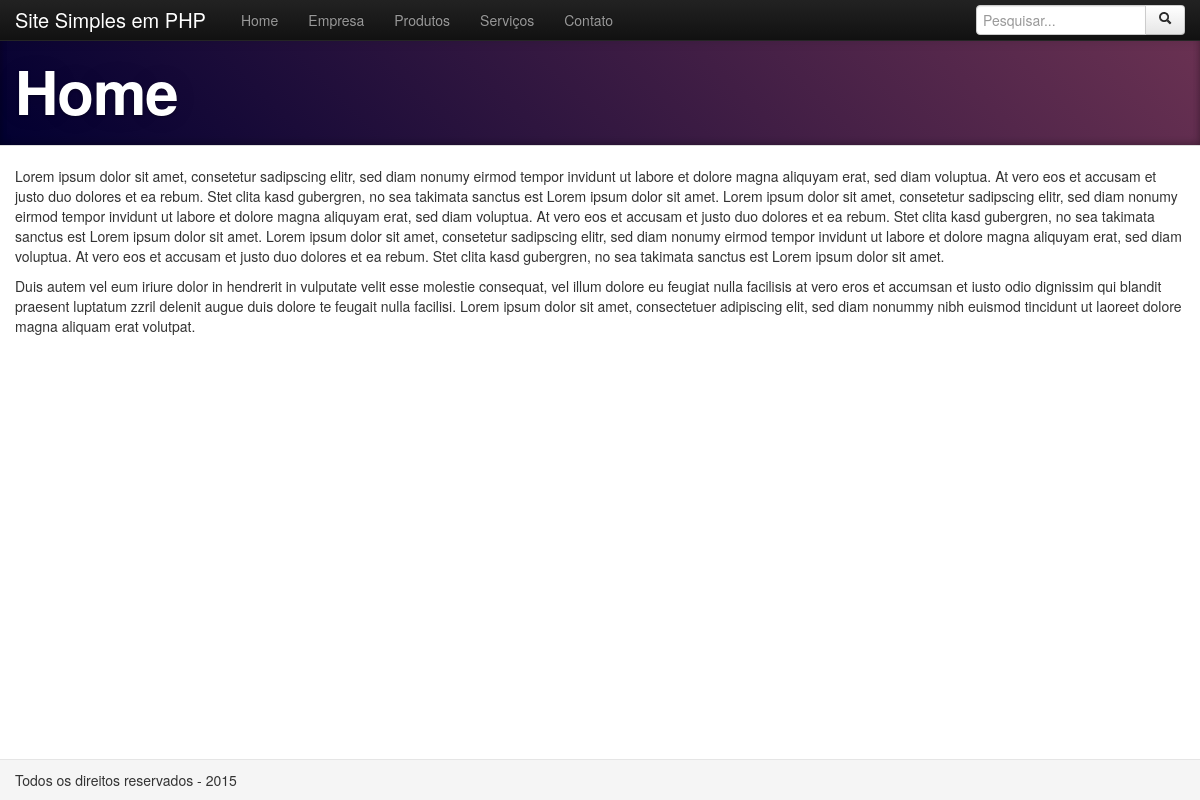
The page / on the database its author committed.
### tables this page shows
CREATE TABLE `pg_conteudo` (
  `id` int(11) NOT NULL AUTO_INCREMENT,
  `titulo` varchar(300) DEFAULT NULL,
  `url` varchar(300) DEFAULT NULL,
  `conteudo` text,
  PRIMARY KEY (`id`)
);

### include/topo.php (the view, shortened to what this page needs)
<nav class="navbar navbar-fixed-top navbar-inverse">
		<div class="navbar-inner">
			<div class="container">
					<a href="home" class="brand">Site Simples em PHP</a>
					<div class="nav-collapse collapse">
						<ul class="nav">
							<?php
								$sql = "Select titulo,url from pg_conteudo";
								$stmt = $conn->prepare($sql);
								$stmt->execute();
								$links = $stmt->fetchAll(PDO::FETCH_ASSOC);
								foreach($links as $menu){
									echo "<li><a href=\"{$menu['url']}\">{$menu['titulo']}</a></li>";
								}
							?>
						</ul>
					</div>
					<div class="input-append navbar-search pull-right">
						<form class="form-group" id="form-pesquisa" action="busca.php" method="GET">
					 		<input class="span2" id="pesquisa" name="pesquisa" placeholder="Pesquisar..." type="text">
					  		<button class="btn " id="send" type="submit"><i class="icon-search"></i></button>
					  	</form>
					</div>
			</div>
		</div>
	</nav>

### index.php (shortened to what this page needs)
<?php
$conn = conexaoDB();
$rota = parse_url("http://".$_SERVER['HTTP_HOST'].$_SERVER['REQUEST_URI']);
$patch = explode("/", $rota['path']);
$file = end($patch);
$url = $file;
if($url == ""){$url = "home";}
$sql = "Select titulo,conteudo from pg_conteudo where url = :url";
$stmt = $conn->prepare($sql);
$stmt->bindValue("url",$url);
$stmt->execute();
$paginas = $stmt->fetch(PDO::FETCH_ASSOC);
?>
<!DOCTYPE html>
<html lang="en">
<head>
	<?php require_once ('include/header.php'); ?>
</head>
<body>
<div id="tudo">
	<?php require_once ('include/topo.php'); ?>
    <header class="jumbotron subhead">
		<div class="container">
			<h1><?php echo $paginas['titulo']; ?></h1>
		</div>
	</header>
	<div class="container">
		<?php
		if($url == "contato"){
			include('paginas/contato.php');
		}else{
			echo $paginas['conteudo'];
		}
	 ?>
	</div>
	<?php require_once ('include/footer.php'); ?>
</div>
</body>
</html>

### css/estilo.css (style rules this page uses)
html, body { height:100%; }
#tudo { position: relative; min-height:100%; position:relative; }
.jumbotron { position: relative; padding: 50px 0 15px 0; margin-bottom: 20px; color: #fff; text-align: center; text-shadow: 0 1px 3px rgba(0,0,0,.4), 0 0 30px rgba(0,0,0,.075); background: #020031; background: -moz-linear-gradient(45deg, #020031 0%, #6d3353 100%); background: -webkit-gradient(linear, left bottom, right top, color-stop(0%,#020031), color-stop(100%,#6d3353)); background: -webkit-linear-gradient(45deg, #020031 0%,#6d3353 100%); background: -o-linear-gradient(45deg, #020031 0%,#6d3353 100%); background: -ms-linear-gradient(45deg, #020031 0%,#6d3353 100%); background: linear-gradient(45deg, #020031 0%,#6d3353 100%); filter: progid:DXImageTransform.Microsoft.gradient( startColorstr='#020031', endColorstr='#6d3353',GradientType=1 ); -webkit-box-shadow: inset 0 3px 7px rgba(0,0,0,.2), inset 0 -3px 7px rgba(0,0,0,.2); -moz-box-shadow: inset 0 3px 7px rgba(0,0,0,.2), inset 0 -3px 7px rgba(0,0,0,.2); box-shadow: inset 0 3px 7px rgba(0,0,0,.2), inset 0 -3px 7px rgba(0,0,0,.2); }
.jumbotron h1 { font-size: 80px; font-weight: bold; letter-spacing: -1px; line-height: 1; }
.subhead { text-align: left; border-bottom: 1px solid #ddd; }
.subhead h1 { font-size: 60px; }

### rows shown on the page
pg_conteudo: titulo "Home", conteudo "Lorem ipsum dolor sit amet, consetetur sadipscing elitr, sed diam nonumy eirmod tempor invidunt ut labore et dolore magna aliquyam erat, sed diam voluptua. At vero eos et accusam et justo duo dolores et ea rebum. Stet clita kasd gubergren, no sea takimata sanctus est Lorem ipsum dolor sit amet. Lorem ipsum dolor sit amet, consetetur sadipscing elitr, sed diam nonumy eirmod tempor invidunt ut labore et dolore magna aliquyam erat, sed diam voluptua. At vero eos et accusam et justo duo dolores et ea rebum. Stet clita kasd gubergren, no sea takimata sanctus est Lorem ipsum dolor sit amet. Lorem ipsum dolor sit amet, consetetur sadipscing elitr, sed diam nonumy eirmod tempor invidunt ut labore…"
pg_conteudo: titulo "Empresa"
pg_conteudo: titulo "Produtos"
pg_conteudo: titulo "Serviços"
pg_conteudo: titulo "Contato"
